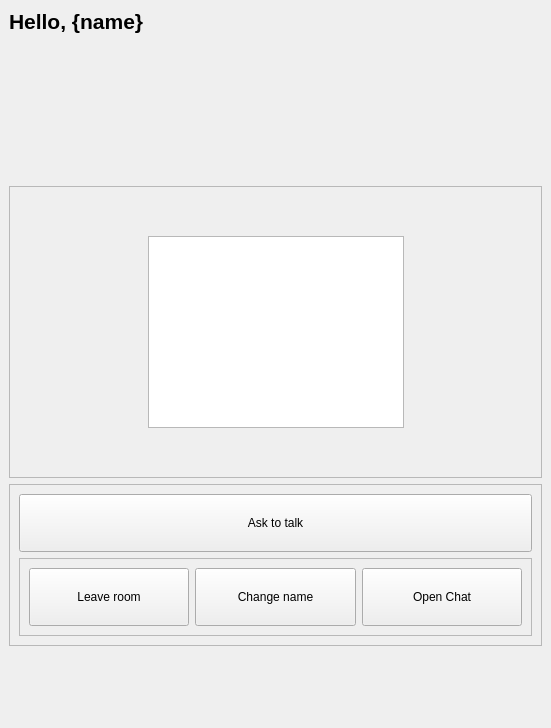
<?xml version="1.0" encoding="UTF-8"?>
<ui version="4.0">
 <class>MainWindow</class>
 <widget class="QMainWindow" name="MainWindow">
  <property name="geometry">
   <rect>
    <x>0</x>
    <y>0</y>
    <width>551</width>
    <height>728</height>
   </rect>
  </property>
  <property name="windowTitle">
   <string>MainWindow</string>
  </property>
  <property name="styleSheet">
   <string notr="true">QPushButton {
	height:50%;
	font: 16pt &quot;MS Shell Dlg 2&quot;;
}</string>
  </property>
  <widget class="QWidget" name="centralwidget">
   <layout class="QGridLayout" name="gridLayout">
    <item row="5" column="0">
     <spacer name="verticalSpacer_3">
      <property name="orientation">
       <enum>Qt::Vertical</enum>
      </property>
      <property name="sizeHint" stdset="0">
       <size>
        <width>20</width>
        <height>40</height>
       </size>
      </property>
     </spacer>
    </item>
    <item row="3" column="0">
     <widget class="QFrame" name="frame">
      <property name="frameShape">
       <enum>QFrame::StyledPanel</enum>
      </property>
      <property name="frameShadow">
       <enum>QFrame::Raised</enum>
      </property>
      <layout class="QGridLayout" name="gridLayout_2">
       <item row="1" column="0">
        <spacer name="horizontalSpacer">
         <property name="orientation">
          <enum>Qt::Horizontal</enum>
         </property>
         <property name="sizeHint" stdset="0">
          <size>
           <width>40</width>
           <height>20</height>
          </size>
         </property>
        </spacer>
       </item>
       <item row="1" column="1">
        <widget class="QListView" name="listView"/>
       </item>
       <item row="1" column="2">
        <spacer name="horizontalSpacer_2">
         <property name="orientation">
          <enum>Qt::Horizontal</enum>
         </property>
         <property name="sizeHint" stdset="0">
          <size>
           <width>40</width>
           <height>20</height>
          </size>
         </property>
        </spacer>
       </item>
       <item row="0" column="1">
        <spacer name="verticalSpacer">
         <property name="orientation">
          <enum>Qt::Vertical</enum>
         </property>
         <property name="sizeHint" stdset="0">
          <size>
           <width>20</width>
           <height>40</height>
          </size>
         </property>
        </spacer>
       </item>
       <item row="2" column="1">
        <spacer name="verticalSpacer_2">
         <property name="orientation">
          <enum>Qt::Vertical</enum>
         </property>
         <property name="sizeHint" stdset="0">
          <size>
           <width>20</width>
           <height>40</height>
          </size>
         </property>
        </spacer>
       </item>
      </layout>
     </widget>
    </item>
    <item row="2" column="0">
     <spacer name="verticalSpacer_4">
      <property name="orientation">
       <enum>Qt::Vertical</enum>
      </property>
      <property name="sizeHint" stdset="0">
       <size>
        <width>20</width>
        <height>40</height>
       </size>
      </property>
     </spacer>
    </item>
    <item row="4" column="0">
     <widget class="QFrame" name="frame_2">
      <property name="frameShape">
       <enum>QFrame::StyledPanel</enum>
      </property>
      <property name="frameShadow">
       <enum>QFrame::Raised</enum>
      </property>
      <layout class="QVBoxLayout" name="verticalLayout_2">
       <item>
        <widget class="QPushButton" name="pushButton">
         <property name="text">
          <string>Ask to talk</string>
         </property>
        </widget>
       </item>
       <item>
        <widget class="QFrame" name="frame_3">
         <property name="enabled">
          <bool>true</bool>
         </property>
         <property name="frameShape">
          <enum>QFrame::StyledPanel</enum>
         </property>
         <property name="frameShadow">
          <enum>QFrame::Raised</enum>
         </property>
         <layout class="QHBoxLayout" name="horizontalLayout">
          <item>
           <widget class="QPushButton" name="leave_room_button">
            <property name="text">
             <string>Leave room</string>
            </property>
           </widget>
          </item>
          <item>
           <widget class="QPushButton" name="pushButton_2">
            <property name="text">
             <string>Change name</string>
            </property>
           </widget>
          </item>
          <item>
           <widget class="QPushButton" name="pushButton_3">
            <property name="text">
             <string>Open Chat</string>
            </property>
           </widget>
          </item>
         </layout>
        </widget>
       </item>
      </layout>
     </widget>
    </item>
    <item row="0" column="0">
     <widget class="QLabel" name="heading">
      <property name="text">
       <string>&lt;html&gt;&lt;head/&gt;&lt;body&gt;&lt;p&gt;&lt;span style=&quot; font-size:16pt; font-weight:700;&quot;&gt;Hello, {name}&lt;/span&gt;&lt;/p&gt;&lt;/body&gt;&lt;/html&gt;</string>
      </property>
     </widget>
    </item>
    <item row="1" column="0">
     <spacer name="verticalSpacer_5">
      <property name="orientation">
       <enum>Qt::Vertical</enum>
      </property>
      <property name="sizeHint" stdset="0">
       <size>
        <width>20</width>
        <height>40</height>
       </size>
      </property>
     </spacer>
    </item>
   </layout>
  </widget>
 </widget>
 <resources/>
 <connections/>
</ui>
